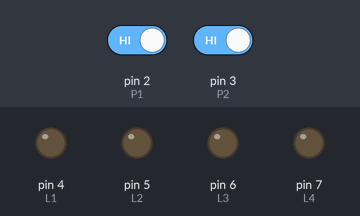
Bench run of a sketch on a simulated Arduino Uno, built with avr-gcc and run on an emulated ATmega328P. On the bench: output pins drawn as LEDs (lit = HIGH). The inputs (shaded band) are chosen by the test bench; at power-on: pin 2 (P1) HIGH, pin 3 (P2) HIGH.

Above: at 1.2 s.
1.3 s: pin 2 (P1) driven LOW
At 2.2 s:
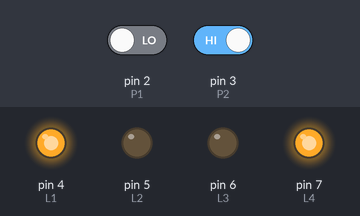
At 3.4 s:
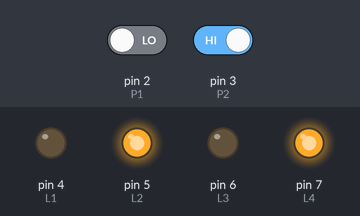
4.3 s: pin 3 (P2) driven LOW
At 4.7 s:
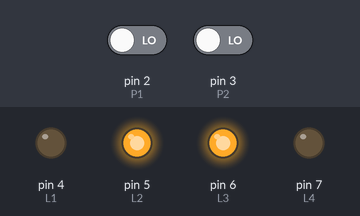
Timing chart, 0 to 7.3 s (numbered marks = the images above; inputs shaded):
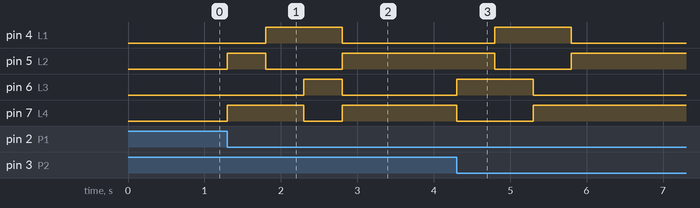

Measured:
- after the input at 1.3 s, pin 4 (L1): LOW → HIGH after 0.50 s, → LOW 1.0 s later; pin 5 (L2): LOW → HIGH at once, → LOW 0.50 s later, → HIGH 1.0 s later; pin 6 (L3): LOW → HIGH after 1.0 s, → LOW 0.50 s later; pin 7 (L4): LOW → HIGH at once, → LOW 1.0 s later, → HIGH 0.50 s later
- after the input at 4.3 s, pin 4 (L1): LOW → HIGH after 0.50 s, → LOW 1.0 s later; pin 5 (L2): HIGH → LOW after 0.50 s, → HIGH 1.0 s later; pin 6 (L3): LOW → HIGH at once, → LOW 1.0 s later; pin 7 (L4): HIGH → LOW at once, → HIGH 1.0 s later

The sketch:

moteur_pap.ino
```cpp
//Moteur pap.ino
#define L1 4
#define Led1On digitalWrite (L1,1);//Allume
#define Led1Off digitalWrite (L1,0);//Eteint
#define L2 5
#define Led2On digitalWrite (L2,1);//Allume
#define Led2Off digitalWrite (L2,0);//Eteint
#define L3 6
#define Led3On digitalWrite (L3,1);//Allume
#define Led3Off digitalWrite (L3,0);//Eteint
#define L4 7
#define Led4On digitalWrite (L4,1);//Allume
#define Led4Off digitalWrite (L4,0);//Eteint
#define P1 2
#define Pous1On (digitalRead (P1)==0)//actif a 0V
#define Pous1Off (digitalRead (P1)==1)//actif a 5V
#define P2 3
#define Pous2On (digitalRead (P2)==0)//actif a 0V
#define Pous2Off (digitalRead (P2)==1)//actif a 5V

void setup(){
  pinMode (L1,OUTPUT);
  pinMode (L2,OUTPUT);
  pinMode (L3,OUTPUT);
  pinMode (L4,OUTPUT);
  pinMode (P1,INPUT);
  pinMode (P2,INPUT);
}

int Nbv(0);
int anciennevaleur1=Pous1On;
int valeur1;
int anciennevaleur2=Pous2On;
int valeur2;
void loop () {
  valeur1 = Pous1On;
  if (!anciennevaleur1 && valeur1){Led1Off; Led2On; Led3Off; Led4On; delay(500); Led1On; Led2Off; Led3Off; Led4On; delay(500); Led1On; Led2Off; Led3On; Led4Off; delay(500); Led1Off; Led2On; Led3Off; Led4On; delay(500);}
  anciennevaleur1=valeur1;
  valeur2 = Pous2On;
  if (!anciennevaleur2 && valeur2){Led1Off; Led2On; Led3On; Led4Off; delay(500); Led1On; Led2Off; Led3On; Led4Off; delay(500); Led1On; Led2Off; Led3Off; Led4On; delay(500); Led1Off; Led2On; Led3Off; Led4On; delay(500);}
  anciennevaleur2=valeur2;
}
```
